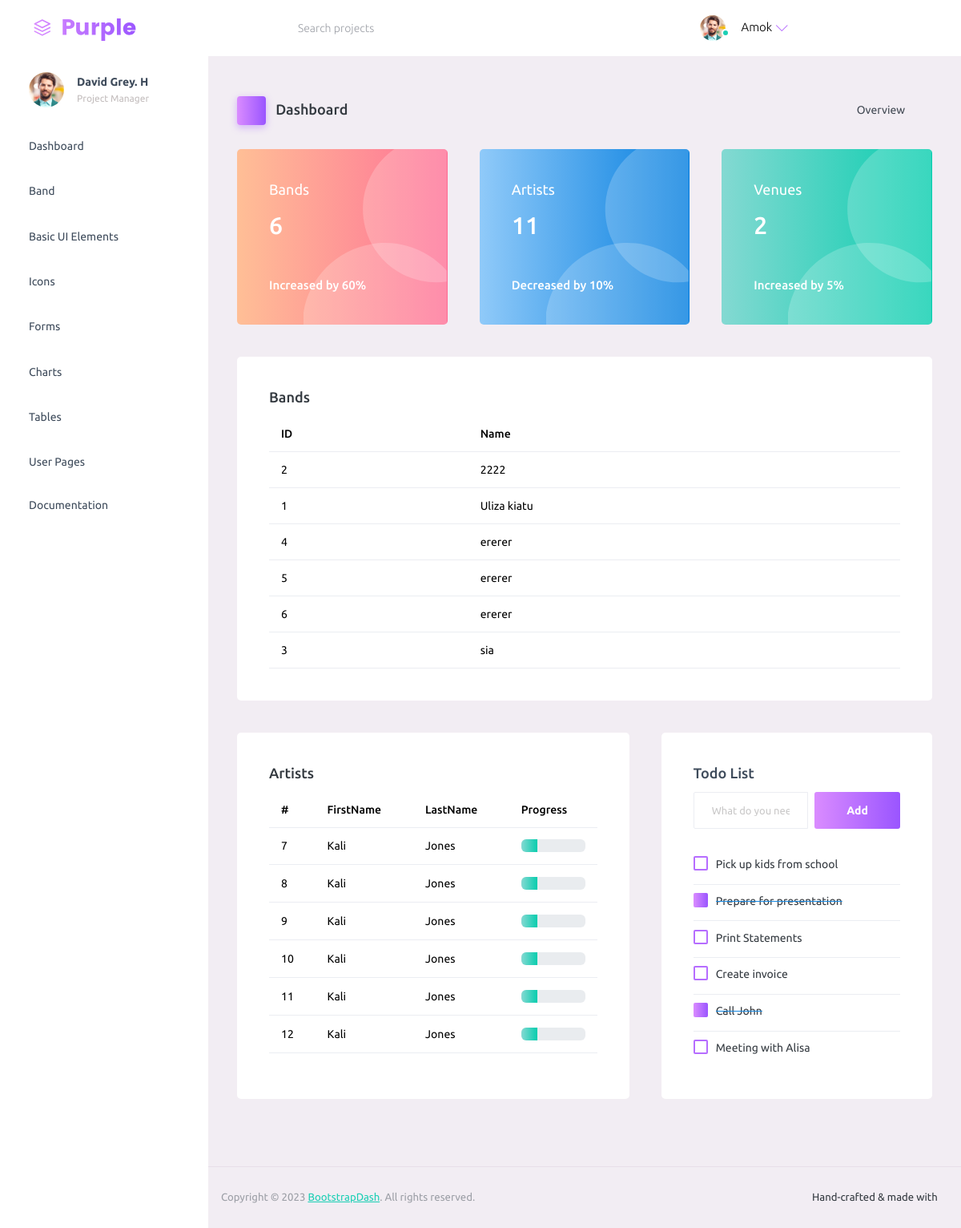
The page / on the database its author committed.
### bands/models.py (models this page shows, shortened)
class Band(models.Model):
    name = models.CharField(max_length=20)
    musicians = models.ManyToManyField(Musician)

class Musician(models.Model):
    first_name = models.CharField(max_length=50)
    last_name = models.CharField(max_length=50)
    birth = models.DateField()
    class Meta:
        ordering = ["last_name", "first_name"]

### bands/views.py (the view)
# urls.py: path('', home, name='home'),
def home(request):
    all_bands = Band.objects.all().order_by('name')
    musicians = Musician.objects.all().order_by('last_name')[:6]
    all_musicians = Musician.objects.all()
    number_of_bands = all_bands.count()
    number_of_art = all_musicians.count()
    venues = Venue.objects.all().order_by('name')
    all_venues =  venues.count()
    data = {
        'all_venues': all_venues,
        'number_of_art':  number_of_art,
        'number_of_bands': number_of_bands,
        'bands': all_bands,
        'musicians': musicians
    }
    return render(request, "index.html", data)

### templates/index.html (shortened to what this page needs)
{% load static %}
<!DOCTYPE html>
<html lang="en">
  <head>
    <link rel="stylesheet" href="{% static 'assets/vendors/mdi/css/materialdesignicons.min.css' %}">
    <link rel="stylesheet" href="{% static 'assets/vendors/ti-icons/css/themify-icons.css'  %}">
    <link rel="stylesheet" href="{% static 'assets/vendors/css/vendor.bundle.base.css'  %}">
    <link rel="stylesheet" href="{% static 'assets/vendors/font-awesome/css/font-awesome.min.css'  %}">
    <link rel="stylesheet" href="{% static 'assets/vendors/font-awesome/css/font-awesome.min.css'  %}" />
    <link rel="stylesheet" href="{% static 'assets/vendors/bootstrap-datepicker/bootstrap-datepicker.min.css'  %}">
    <link rel="stylesheet" href="{% static 'assets/css/style.css'  %}">
  </head>
  <body>
    <div class="container-scroller">
      <nav class="navbar default-layout-navbar col-lg-12 col-12 p-0 fixed-top d-flex flex-row">
        <div class="text-center navbar-brand-wrapper d-flex align-items-center justify-content-start">
          <a class="navbar-brand brand-logo" href="index.html"><img src="{% static 'assets/images/logo.svg'  %}" alt="logo" /></a>
        </div>
        <div class="navbar-menu-wrapper d-flex align-items-stretch">
          <button class="navbar-toggler navbar-toggler align-self-center" type="button" data-toggle="minimize">
            <span class="mdi mdi-menu"></span>
          </button>
          <div class="search-field d-none d-md-block">
            <form class="d-flex align-items-center h-100" action="#">
              <div class="input-group">
                <div class="input-group-prepend bg-transparent">
                  <i class="input-group-text border-0 mdi mdi-magnify"></i>
                </div>
                <input type="text" class="form-control bg-transparent border-0" placeholder="Search projects">
              </div>
            </form>
          </div>
          <ul class="navbar-nav navbar-nav-right">
            <li class="nav-item nav-profile dropdown">
              <a class="nav-link dropdown-toggle" id="profileDropdown" href="#" data-bs-toggle="dropdown" aria-expanded="false">
                <div class="nav-profile-img">
                  <img src="{% static 'assets/images/faces/face1.jpg'  %}" alt="image">
                  <span class="availability-status online"></span>
                </div>
                <div class="nav-profile-text">
                  <p class="mb-1 text-black">Amok</p>
                </div>
              </a>
            </li>
            <li class="nav-item d-none d-lg-block full-screen-link">
              <a class="nav-link">
                <i class="mdi mdi-fullscreen" id="fullscreen-button"></i>
              </a>
            </li>
            <li class="nav-item nav-logout d-none d-lg-block">
              <a class="nav-link" href="#">
                <i class="mdi mdi-power"></i>
              </a>
            </li>
            <li class="nav-item nav-settings d-none d-lg-block">
              <a class="nav-link" href="#">
                <i class="mdi mdi-format-line-spacing"></i>
              </a>
            </li>
          </ul>
        </div>
      </nav>
      <div class="container-fluid page-body-wrapper">
        <nav class="sidebar sidebar-offcanvas" id="sidebar">
          <ul class="nav">
            <li class="nav-item nav-profile">
              <a href="#" class="nav-link">
                <div class="nav-profile-image">
                  <img src="{% static 'assets/images/faces/face1.jpg'  %}" alt="profile" />
                </div>
                <div class="nav-profile-text d-flex flex-column">
                  <span class="font-weight-bold mb-2">David Grey. H</span>
                  <span class="text-secondary text-small">Project Manager</span>
                </div>
                <i class="mdi mdi-bookmark-check text-success nav-profile-badge"></i>
              </a>
            </li>
            <li class="nav-item">
              <a class="nav-link" href="{% url 'home' %}">
                <span class="menu-title">Dashboard</span>
                <i class="mdi mdi-home menu-icon"></i>
              </a>
            </li>
            <li class="nav-item">
              <a class="nav-link" href="{% url 'bands' %}">
                <span class="menu-title">Band</span>
                <i class="mdi mdi-home menu-icon"></i>
              </a>
            </li>
            <li class="nav-item">
              <a class="nav-link" data-bs-toggle="collapse" href="#ui-basic" aria-expanded="false" aria-controls="ui-basic">
                <span class="menu-title">Basic UI Elements</span>
                <i class="menu-arrow"></i>
                <i class="mdi mdi-crosshairs-gps menu-icon"></i>
              </a>
            </li>
            <li class="nav-item">
              <a class="nav-link" data-bs-toggle="collapse" href="#icons" aria-expanded="false" aria-controls="icons">
                <span class="menu-title">Icons</span>
                <i class="mdi mdi-contacts menu-icon"></i>
              </a>
            </li>
            <li class="nav-item">
              <a class="nav-link" data-bs-toggle="collapse" href="#forms" aria-expanded="false" aria-controls="forms">
                <span class="menu-title">Forms</span>
                <i class="mdi mdi-format-list-bulleted menu-icon"></i>
              </a>
            </li>
            <li class="nav-item">
              <a class="nav-link" data-bs-toggle="collapse" href="#charts" aria-expanded="false" aria-controls="charts">
                <span class="menu-title">Charts</span>
                <i class="mdi mdi-chart-bar menu-icon"></i>
              </a>
            </li>
            <li class="nav-item">
              <a class="nav-link" data-bs-toggle="collapse" href="#tables" aria-expanded="false" aria-controls="tables">
                <span class="menu-title">Tables</span>
                <i class="mdi mdi-table-large menu-icon"></i>
              </a>
            </li>
            <li class="nav-item">
              <a class="nav-link" data-bs-toggle="collapse" href="#auth" aria-expanded="false" aria-controls="auth">
                <span class="menu-title">User Pages</span>
                <i class="menu-arrow"></i>
                <i class="mdi mdi-lock menu-icon"></i>
              </a>
            </li>
            <li class="nav-item">
              <a class="nav-link" href="{% static 'docs/documentation.html'  %}" target="_blank">
                <span class="menu-title">Documentation</span>
              </a>
            </li>
          </ul>
        </nav>
        <div class="main-panel">
          <div class="content-wrapper">
            <div class="page-header">
              <h3 class="page-title">
                <span class="page-title-icon bg-gradient-primary text-white me-2">
                  <i class="mdi mdi-home"></i>
                </span> Dashboard
              </h3>
              <nav aria-label="breadcrumb">
                <ul class="breadcrumb">
                  <li class="breadcrumb-item active" aria-current="page">
                    Overview <i class="mdi mdi-alert-circle-outline icon-sm text-primary align-middle"></i>
                  </li>
                </ul>
              </nav>
            </div>
            <div class="row">
              <div class="col-md-4 stretch-card grid-margin">
                <div class="card bg-gradient-danger card-img-holder text-white">
                  <div class="card-body">
                    <img src="{% static 'assets/images/dashboard/circle.svg'  %}" class="card-img-absolute" alt="circle-image" />
                    <h4 class="font-weight-normal mb-3">Bands
                    </h4>
                    <h2 class="mb-5">{{ number_of_bands }}</h2>
                    <h6 class="card-text">Increased by 60%</h6>
                  </div>
                </div>
              </div>
              <div class="col-md-4 stretch-card grid-margin">
                <div class="card bg-gradient-info card-img-holder text-white">
                  <div class="card-body">
                    <img src="{% static 'assets/images/dashboard/circle.svg'%}" class="card-img-absolute" alt="circle-image" />
                    <h4 class="font-weight-normal mb-3">Artists
                    </h4>
                    <h2 class="mb-5">{{ number_of_art }}<h2>
                    <h6 class="card-text">Decreased by 10%</h6>
                  </div>
                </div>
              </div>
              <div class="col-md-4 stretch-card grid-margin">
                <div class="card bg-gradient-success card-img-holder text-white">
                  <div class="card-body">
                    <img src="{% static 'assets/images/dashboard/circle.svg'  %}" class="card-img-absolute" alt="circle-image" />
                    <h4 class="font-weight-normal mb-3">Venues
                    </h4>
                    <h2 class="mb-5">{{ all_venues }}</h2>
                    <h6 class="card-text">Increased by 5%</h6>
                  </div>
                </div>
              </div>
            </div>
            <div class="row">
              <div class="col-12 grid-margin">
                <div class="card">
                  <div class="card-body">
                    <h4 class="card-title">Bands</h4>
                    <div class="table-responsive">
                      <table class="table">
                        <thead>
                          <tr>
                            <th> ID </th>
                            <th> Name</th>
                          </tr>
                        </thead>
                        <tbody>
                          {% for band in bands %}
                          <tr>
                            <td>
                              {{band.id}}
                            </td>
                            <td>
                              {{band.name}}
                            </td>
                            {% endfor %}
                          </tr>
                        </tbody>
                      </table>
                    </div>
                  </div>
                </div>
              </div>
            </div>
            <div class="row">
              <div class="col-md-7 grid-margin stretch-card">
                <div class="card">
                  <div class="card-body">
                    <h4 class="card-title">Artists</h4>
                    <div class="table-responsive">
                      <table class="table">
                        <thead>
                          <tr>
                            <th> # </th>
                            <th> FirstName </th>
                            <th> LastName</th>
                            <th> Progress </th>
                          </tr>
                        </thead>
                        <tbody>
                          <tr>
                            {% for musician in musicians %}
                            <tr>
                              <td>
                                {{musician.id}}
                              </td>
                              <td>
                                {{musician.first_name}}
                              </td>
                              <td>
                                {{musician.last_name}}
                              </td>
                              <td>
                                <div class="progress">
                                  <div class="progress-bar bg-gradient-success" role="progressbar" style="width: 25%" aria-valuenow="25" aria-valuemin="0" aria-valuemax="100"></div>
                                </div>
                              </td>
                              {% endfor %}
                          </tr>
                        </tbody>
                      </table>
                    </div>
                  </div>
                </div>
              </div>
              <div class="col-md-5 grid-margin stretch-card">
                <div class="card">
                  <div class="card-body">
                    <h4 class="card-title text-dark">Todo List</h4>
                    <div class="add-items d-flex">
                      <input type="text" class="form-control todo-list-input" placeholder="What do you need to do today?">
                      <button class="add btn btn-gradient-primary font-weight-bold todo-list-add-btn" id="add-task">Add</button>
                    </div>
                    <div class="list-wrapper">
                      <ul class="d-flex flex-column-reverse todo-list todo-list-custom">
                        <li>
                          <div class="form-check">
                            <label class="form-check-label">
                              <input class="checkbox" type="checkbox"> Meeting with Alisa </label>
                          </div>
                          <i class="remove mdi mdi-close-circle-outline"></i>
                        </li>
                        <li class="completed">
                          <div class="form-check">
                            <label class="form-check-label">
                              <input class="checkbox" type="checkbox" checked> Call John </label>
                          </div>
                          <i class="remove mdi mdi-close-circle-outline"></i>
                        </li>
                        <li>
                          <div class="form-check">
                            <label class="form-check-label">
                              <input class="checkbox" type="checkbox"> Create invoice </label>
                          </div>
                          <i class="remove mdi mdi-close-circle-outline"></i>
                        </li>
                        <li>
                          <div class="form-check">
                            <label class="form-check-label">
                              <input class="checkbox" type="checkbox"> Print Statements </label>
                          </div>
                          <i class="remove mdi mdi-close-circle-outline"></i>
                        </li>
                        <li class="completed">
                          <div class="form-check">
                            <label class="form-check-label">
                              <input class="checkbox" type="checkbox" checked> Prepare for presentation </label>
                          </div>
                          <i class="remove mdi mdi-close-circle-outline"></i>
                        </li>
                        <li>
                          <div class="form-check">
                            <label class="form-check-label">
                              <input class="checkbox" type="checkbox"> Pick up kids from school </label>
                          </div>
                          <i class="remove mdi mdi-close-circle-outline"></i>
                        </li>
                      </ul>
                    </div>
                  </div>
                </div>
              </div>
            </div>
          </div>
          <footer class="footer">
            <div class="d-sm-flex justify-content-center justify-content-sm-between">
              <span class="text-muted text-center text-sm-left d-block d-sm-inline-block">Copyright © 2023 <a href="https://www.bootstrapdash.com/" target="_blank">BootstrapDash</a>. All rights reserved.</span>
              <span class="float-none float-sm-right d-block mt-1 mt-sm-0 text-center">Hand-crafted & made with <i class="mdi mdi-heart text-danger"></i></span>
            </div>
          </footer>
        </div>
      </div>
    </div>
  </body>
</html>

### rows shown on the page
Band: id "2", name "2222"
Band: id "1", name "Uliza kiatu"
Band: id "4", name "ererer"
Band: id "5", name "ererer"
Band: id "6", name "ererer"
Band: id "3", name "sia"
Musician: id "7", first_name "Kali", last_name "Jones"
Musician: id "8", first_name "Kali", last_name "Jones"
Musician: id "9", first_name "Kali", last_name "Jones"
Musician: id "10", first_name "Kali", last_name "Jones"
Musician: id "11", first_name "Kali", last_name "Jones"
Musician: id "12", first_name "Kali", last_name "Jones"

### other values the page prints
{{ number_of_bands }} "6"
{{ number_of_art }} "11"
{{ all_venues }} "2"
